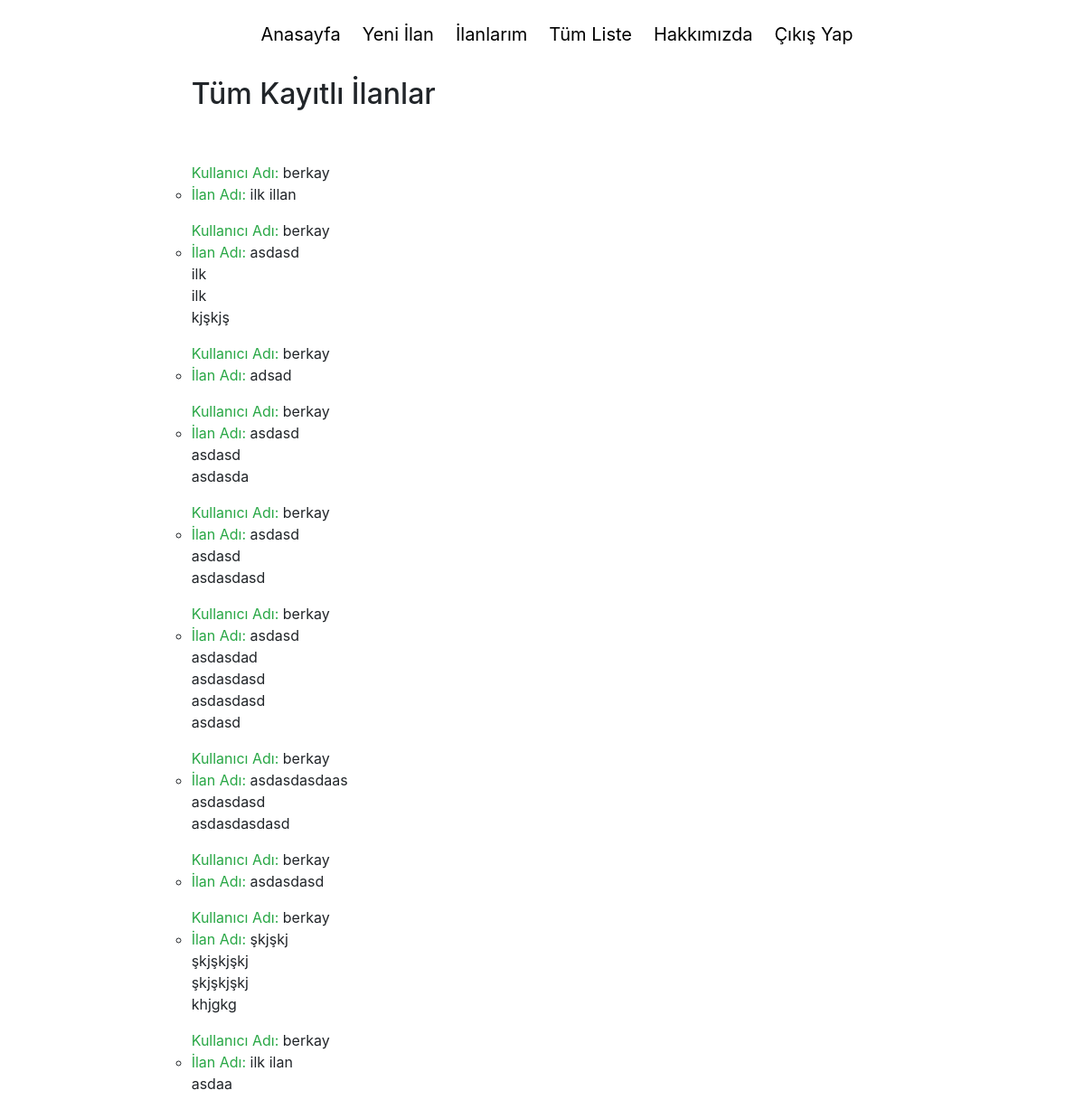
The app's page /events/ (signed in) with its own data.
### root/models.py (models this page shows, shortened)
class ArizaKaydi(models.Model):
    user = models.ForeignKey(User,
                            on_delete=models.CASCADE,
                            related_name="ariza",
                            null=True)
    name = models.CharField(max_length=30)

class Item(models.Model):
    ariza = models.ForeignKey(ArizaKaydi, on_delete=models.CASCADE)
    text = models.CharField(max_length=1000)
    price = models.DecimalField(max_digits=10, decimal_places=2, null=True)
    complete = models.BooleanField()
    def __str__(self):
        return self.text

### register/models.py (models this page shows)
class CustomUser(AbstractUser):
    email = models.EmailField(_('email address'), unique=True)

### root/views.py (the view)
# urls.py: path("events/", views.all_events, name="list-events"),
def all_events(response):
    item_list = ArizaKaydi.objects.all()
    return render(response, "root/events.html", {"item_list": item_list})

### root/templates/root/events.html
{% extends "root/base.html" %}
{% block content %}
<h2>
  Tüm Kayıtlı İlanlar
</h2>
<br>
<br>
{% for item in item_list %}
<ul><span style="color: #28a745">Kullanıcı Adı:</span> {{ item.user }}
        <ul>
          <li><span style="color: #28a745">İlan Adı:</span> {{ item.name }}
                <ul>
                    {% for item in item.item_set.all %}
                        {{ item }}<br>
                    {% endfor %}
                </ul>
            </li>
        </ul>
    </ul>
{% endfor %}
{% endblock %}

### root/static/css/base.css (style rules this page uses)
* { margin: 0; padding: 0; }
html, body { top: 100px; height: 100%; }

### records on screen
ArizaKaydi: user "berkay", name "ilk illan"
ArizaKaydi: user "berkay", name "asdasd"
Item: text "ilk"
Item: text "ilk"
Item: text "kjşkjş"
ArizaKaydi: user "berkay", name "adsad"
ArizaKaydi: user "berkay", name "asdasd"
Item: text "asdasd"
Item: text "asdasda"
ArizaKaydi: user "berkay", name "asdasd"
Item: text "asdasd"
Item: text "asdasdasd"
ArizaKaydi: user "berkay", name "asdasd"
Item: text "asdasdad"
Item: text "asdasdasd"
Item: text "asdasdasd"
Item: text "asdasd"
ArizaKaydi: user "berkay", name "asdasdasdaas"
Item: text "asdasdasd"
Item: text "asdasdasdasd"
ArizaKaydi: user "berkay", name "asdasdasd"
ArizaKaydi: user "berkay", name "şkjşkj"
Item: text "şkjşkjşkj"
Item: text "şkjşkjşkj"
Item: text "khjgkg"
ArizaKaydi: user "berkay", name "ilk ilan"
Item: text "asdaa"
